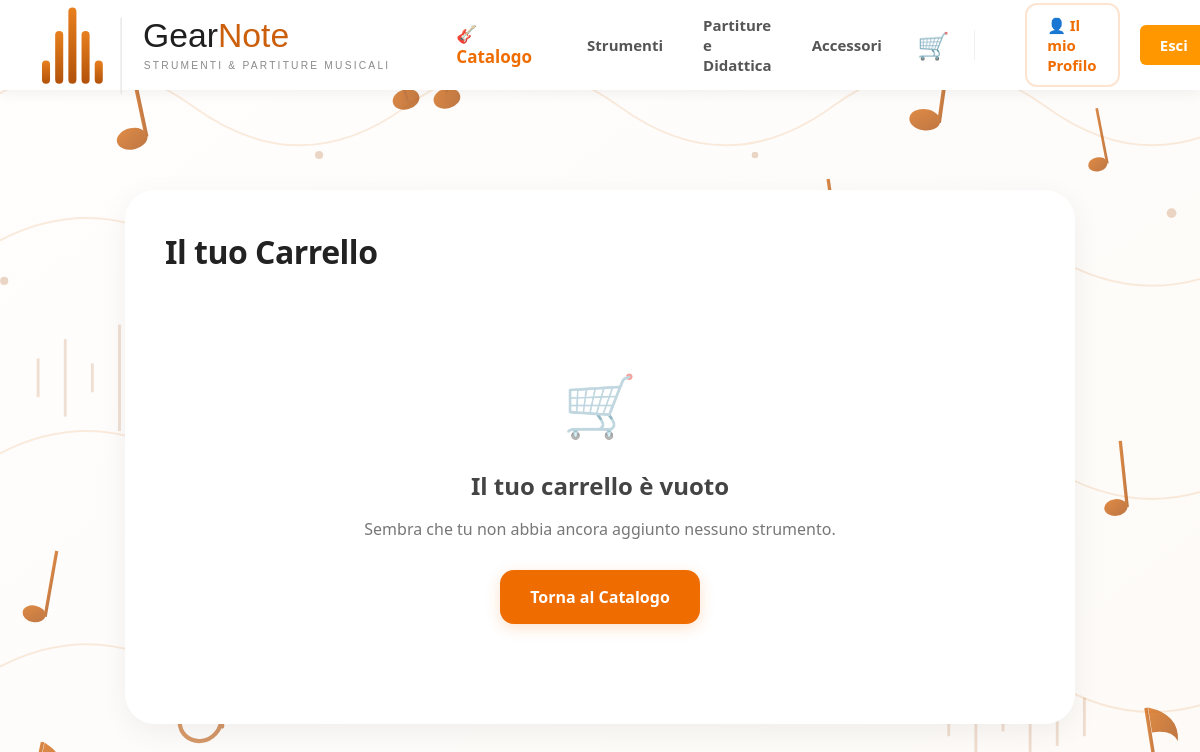
The page /carrello/ (signed in) on the database as committed earlier.
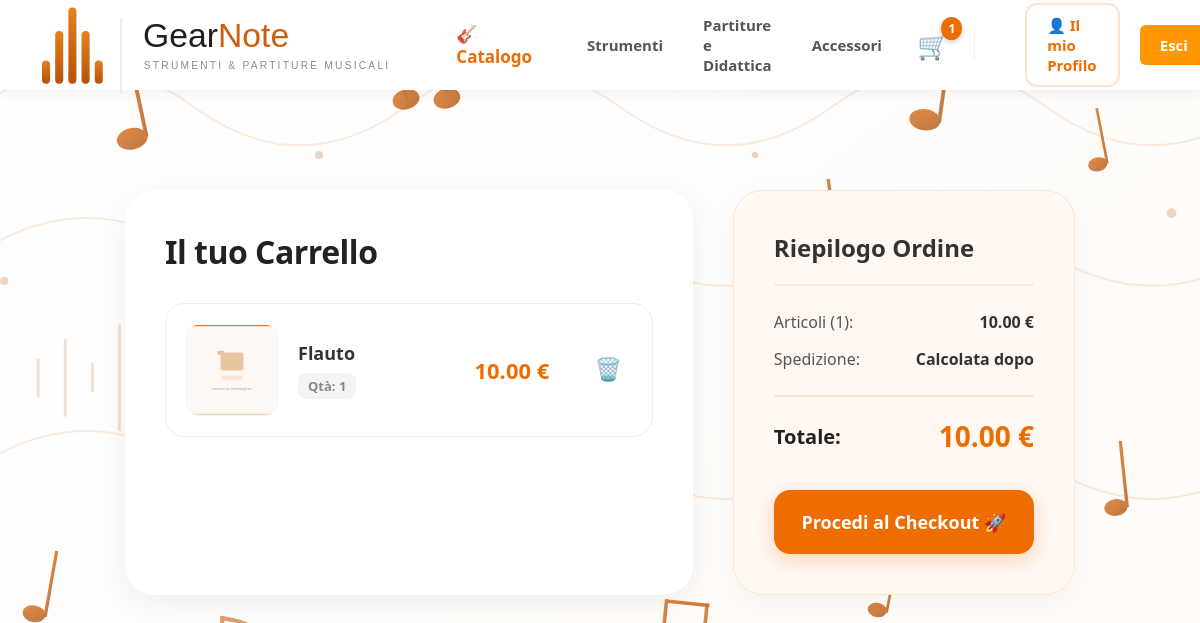
The same page on the database as committed later.
### catalog/models.py (models this page shows, shortened)
class Categoria(models.Model):
    nome = models.CharField(max_length=100)
    slug = models.SlugField(unique=True, blank=True)
    categoria_padre = models.ForeignKey(
        'self',
        on_delete=models.CASCADE,
        null=True,
        blank=True,
        related_name='sottocategorie'
    )
    class Meta:
        verbose_name_plural = "Categorie"

class Prodotto(models.Model):
    venditore = models.ForeignKey(User, on_delete=models.CASCADE, related_name='prodotti_in_vendita')
    categoria = models.ForeignKey(Categoria, on_delete=models.SET_NULL, null=True, related_name='prodotti')
    condizione = models.ForeignKey(Condizione, on_delete=models.PROTECT, related_name='prodotti')
    titolo = models.CharField(max_length=200)
    descrizione = models.TextField()
    prezzo = models.DecimalField(
        max_digits=10,
        decimal_places=2,
        validators=[MinValueValidator(0.01)]
    )
    disponibile = models.BooleanField(default=True, help_text="Togli la spunta se l'oggetto è stato venduto")
    data_inserimento = models.DateTimeField(auto_now_add=True)
    data_modifica = models.DateTimeField(auto_now=True)
    class Meta:
        ordering = ['-data_inserimento']
    @property
    def immagine_principale(self):
        prima_foto = self.immagini.filter(principale=True).first()
        if prima_foto:
            return prima_foto.immagine.url
        cat_radice = self.categoria
        while cat_radice and cat_radice.categoria_padre:
            cat_radice = cat_radice.categoria_padre
        if cat_radice and "partiture" in cat_radice.nome.lower():
            return '/static/img/spartito.svg'
        return '/static/img/prodotto.svg'

### cart/models.py (models this page shows, shortened)
class ElementoCarrello(models.Model):
    carrello = models.ForeignKey(Carrello, on_delete=models.CASCADE, related_name='elementi')
    prodotto = models.ForeignKey(Prodotto, on_delete=models.CASCADE)
    quantita = models.PositiveIntegerField(default=1)
    aggiunto_il = models.DateTimeField(auto_now_add=True)
    class Meta:
        unique_together = ('carrello', 'prodotto')
    @property
    def totale(self):
        return self.prodotto.prezzo * self.quantita

class Carrello(models.Model):
    utente = models.OneToOneField(User, on_delete=models.CASCADE, related_name='carrello')
    creato_il = models.DateTimeField(auto_now_add=True)
    aggiornato_il = models.DateTimeField(auto_now=True)
    @property
    def totale_carrello(self):
        elementi = self.elementi.all()
        return sum([elemento.totale for elemento in elementi])
    @property
    def numero_articoli(self):
        elementi = self.elementi.all()
        return sum([elemento.quantita for elemento in elementi])

### cart/views.py (the view)
# urls.py: path('', views.vedi_carrello, name='vedi_carrello'),
@login_required(login_url='accounts:login')
def vedi_carrello(request):
    carrello, created = Carrello.objects.get_or_create(utente=request.user)
    return render(request, 'cart/carrello.html', {'carrello': carrello})

### cart/context_processors.py (called while the page is built)
def contatore_carrello(request):
    conteggio = 0
    if request.user.is_authenticated and request.user.profilo.ruolo != 'venditore':
        try:
            carrello = Carrello.objects.get(utente=request.user)
            conteggio = carrello.numero_articoli
        except Carrello.DoesNotExist:
            conteggio = 0
    return {'cart_items_count': conteggio}

### catalog/context_processors.py (called while the page is built)
def categorie_navbar(request):
    return {
        'categorie_principali': Categoria.objects.filter(categoria_padre__isnull=True)
    }

### cart/templates/cart/carrello.html (shortened to what the changed rows need)
{% extends 'base.html' %}
{% load static %}
{% block content %}
<div style="display: flex; justify-content: center; align-items: flex-start; width: 100%; min-height: 80vh; padding: 40px 0;">
    <div style="width: 95%; max-width: 1200px; display: flex; gap: 40px; flex-wrap: wrap;">
        <div style="flex: 1.5; min-width: 350px; background: white; padding: 40px; border-radius: 30px; box-shadow: 0 8px 30px rgba(0,0,0,0.06); box-sizing: border-box;">
            <h1 style="font-size: 32px; color: #222; margin-top: 0; margin-bottom: 30px; font-weight: 900; letter-spacing: -0.5px;">Il tuo Carrello</h1>
            {% if carrello.elementi.all %}
                <div style="display: flex; flex-direction: column; gap: 20px;">
                    {% for elemento in carrello.elementi.all %}
                        <div style="display: flex; align-items: center; gap: 20px; padding: 20px; border: 1px solid #eee; border-radius: 20px; transition: all 0.2s ease;"
                             onmouseover="this.style.borderColor='#fde4d0'; this.style.backgroundColor='#fafafa';" onmouseout="this.style.borderColor='#eee'; this.style.backgroundColor='transparent';">
                            <div style="width: 90px; height: 90px; border-radius: 12px; overflow: hidden; background: #fff; flex-shrink: 0; border: 1px solid #f5f5f5;">
                                <img src="{{ elemento.prodotto.immagine_principale }}" style="width: 100%; height: 100%; object-fit: contain;">
                            </div>
                            <div style="flex: 1;">
                                <h3 style="margin: 0 0 8px 0; font-size: 18px; color: #333; font-weight: 800;">{{ elemento.prodotto.titolo }}</h3>
                                <div style="display: flex; gap: 10px; align-items: center;">
                                    <span style="font-size: 13px; color: #888; background: #f4f4f4; padding: 4px 10px; border-radius: 8px; font-weight: 600;">Qtà: {{ elemento.quantita }}</span>
                                </div>
                            </div>
                            <div style="text-align: right; padding-right: 15px;">
                                <div style="font-size: 22px; font-weight: 900; color: #ef6c00;">{{ elemento.totale }} €</div>
                            </div>
                            <form action="{% url 'cart:rimuovi_dal_carrello' %}" method="POST" style="margin: 0;">
                                <button type="submit" title="Rimuovi dal carrello" style="background: none; border: none; color: #bbb; cursor: pointer; padding: 10px; font-size: 22px; transition: 0.2s;"
                                        onmouseover="this.style.color='#d9534f'; this.style.transform='scale(1.1)';" onmouseout="this.style.color='#bbb'; this.style.transform='scale(1)';">
                                    🗑️
                                </button>
                            </form>
                        </div>
                    {% endfor %}
                </div>
            {% else %}
                <div style="text-align: center; padding: 60px 0;">
                    <div style="font-size: 60px; margin-bottom: 20px; opacity: 0.5;">🛒</div>
                    <h3 style="color: #444; font-size: 24px; font-weight: 800; margin-bottom: 10px;">Il tuo carrello è vuoto</h3>
                    <p style="color: #777; margin-bottom: 30px;">Sembra che tu non abbia ancora aggiunto nessuno strumento.</p>
                    <a href="{% url 'catalog:lista' %}" style="display: inline-block; padding: 16px 30px; background: #ef6c00; color: white; border-radius: 14px; text-decoration: none; font-weight: 800; font-size: 16px; transition: 0.2s; box-shadow: 0 4px 15px rgba(239, 108, 0, 0.2);"
                       onmouseover="this.style.backgroundColor='#e65c00'; this.style.transform='translateY(-2px)';" onmouseout="this.style.backgroundColor='#ef6c00'; this.style.transform='translateY(0)';">
                        Torna al Catalogo
                    </a>
                </div>
            {% endif %}
        </div>
        {% if carrello.elementi.all %}
            <div style="flex: 0.8; min-width: 320px; background: #fff8f3; padding: 40px; border-radius: 30px; box-shadow: 0 8px 30px rgba(0,0,0,0.04); height: fit-content; border: 1px solid #fde4d0; box-sizing: border-box;">
                <h2 style="margin-top: 0; font-size: 24px; color: #333; font-weight: 900; border-bottom: 2px solid #fce8e8; padding-bottom: 20px; margin-bottom: 25px;">Riepilogo Ordine</h2>
                <div style="display: flex; justify-content: space-between; margin-bottom: 15px; color: #555; font-size: 16px;">
                    <span>Articoli ({{ carrello.numero_articoli }}):</span>
                    <strong style="color: #333;">{{ carrello.totale_carrello }} €</strong>
                </div>
                <div style="display: flex; justify-content: space-between; margin-bottom: 25px; color: #555; font-size: 16px;">
                    <span>Spedizione:</span>
                    <strong style="color: #333;">Calcolata dopo</strong>
                </div>
                <div style="display: flex; justify-content: space-between; align-items: center; margin-bottom: 35px; border-top: 2px solid #fde4d0; padding-top: 20px;">
                    <span style="color: #222; font-size: 20px; font-weight: 900;">Totale:</span>
                    <span style="color: #ef6c00; font-size: 28px; font-weight: 900;">{{ carrello.totale_carrello }} €</span>
                </div>
                <a href="{% url 'cart:checkout' %}" style="display: block; width: 100%; text-align: center; text-decoration: none; padding: 20px; background: #ef6c00; color: white; border: none; border-radius: 16px; font-weight: 800; font-size: 18px; cursor: pointer; transition: all 0.2s ease; box-shadow: 0 6px 20px rgba(239, 108, 0, 0.25); box-sizing: border-box;"
                onmouseover="this.style.backgroundColor='#e65c00'; this.style.transform='translateY(-2px)';" onmouseout="this.style.backgroundColor='#ef6c00'; this.style.transform='translateY(0)';"
                >
                    Procedi al Checkout 🚀
                </a>
            </div>
        {% endif %}
    </div>
</div>
{% endblock %}

### templates/base.html (shortened to what this page needs)
{% load static %}
<!DOCTYPE html>
<html lang="it">
<head>
    <link rel="stylesheet" href="{% static 'css/style.css' %}">
</head>
<body>
    <header class="navbar" style="display: flex; justify-content: space-between; align-items: center;">
        <div style="display: flex; align-items: center; gap: 40px;">
            <div class="logo">
                <a href="/">
                    <img src="{% static 'img/logo.svg' %}" alt="Logo GearNote" style="display: block;">
                </a>
            </div>
            <a href="{% url 'catalog:lista' %}" style="
                font-size: 17px;
                font-weight: 800;
                color: #ef6c00;
                text-decoration: none;
                display: flex;
                align-items: center;
                gap: 8px;
                padding: 8px 15px;
                border-radius: 12px;
                transition: all 0.2s ease;
            " onmouseover="this.style.backgroundColor='#fff8f3'; this.style.transform='translateY(-2px)';" onmouseout="this.style.backgroundColor='transparent'; this.style.transform='translateY(0)';"
            >
                🎸 Catalogo
            </a>
            {% for macro in categorie_principali %}
                <a href="{% url 'catalog:categoria_detail' macro.slug %}" class="link-macro" style="
                    font-size: 15px;
                    font-weight: 600;
                    color: #555;
                    text-decoration: none;
                    transition: color 0.2s;
                " onmouseover="this.style.color='#ef6c00';" onmouseout="this.style.color='#555';">
                    {{ macro.nome }}
                </a>
            {% endfor %}
        </div>
        <nav class="nav-links" style="display: flex; align-items: center; gap: 20px;">
            <a href="{% url 'cart:vedi_carrello' %}" style="text-decoration: none; position: relative; display: flex; align-items: center; justify-content: center; padding: 5px; transition: transform 0.2s ease;" onmouseover="this.style.transform='scale(1.1)';" onmouseout="this.style.transform='scale(1)';">
                <span style="font-size: 26px;">🛒</span>
                {% if cart_items_count > 0 %}
                    <span style="position: absolute; top: -5px; right: -8px; background: #ef6c00; color: white; border-radius: 50%; padding: 3px 7px; font-size: 12px; font-weight: 900; box-shadow: 0 2px 5px rgba(0,0,0,0.2);">
                        {{ cart_items_count }}
                    </span>
                {% endif %}
            </a>
            {% if user.is_authenticated %}
                <a href="{% url 'accounts:profilo' %}" style="
                    padding: 10px 20px;
                    background: white;
                    color: #ef6c00;
                    border: 2px solid #fde4d0;
                    border-radius: 12px;
                    font-weight: 700;
                    text-decoration: none;
                    transition: all 0.2s ease;
                " onmouseover="this.style.borderColor='#ef6c00'; this.style.boxShadow='0 4px 10px rgba(239, 108, 0, 0.1)';" onmouseout="this.style.borderColor='#fde4d0'; this.style.boxShadow='none';">
                    👤 Il mio Profilo
                </a>
                <form action="{% url 'accounts:logout' %}" method="post" style="display: inline;">
                    <button type="submit" class="btn-primary">Esci</button>
                </form>
            {% else %}
                <a href="{% url 'accounts:login' %}" style="text-decoration: none; color: #333; font-weight: 700; padding: 10px 15px;">Accedi</a>
                <a href="{% url 'accounts:registrati' %}" class="btn-primary">Registrati</a>
            {% endif %}
        </nav>
    </header>
    <main class="container">
        {% block content %}
        {% endblock content %}
    </main>
</body>
</html>

Rows that differ between the two databases and show on the page:
added ElementoCarrello: prodotto.titolo "Flauto", quantita "1", totale "10.00"
now on this page (row unchanged): Carrello: numero_articoli "1", totale_carrello "10.00"
Other text that changed with them:
{{ cart_items_count }}: (not shown) → "1"
text no longer shown: "🛒 Il tuo carrello è vuoto Sembra che tu non abbia ancora aggiunto nessuno strumento. Torna al Catalogo"
text now shown: "Riepilogo Ordine Articoli ( ): € Spedizione: Calcolata dopo Totale: € Procedi al Checkout 🚀"
